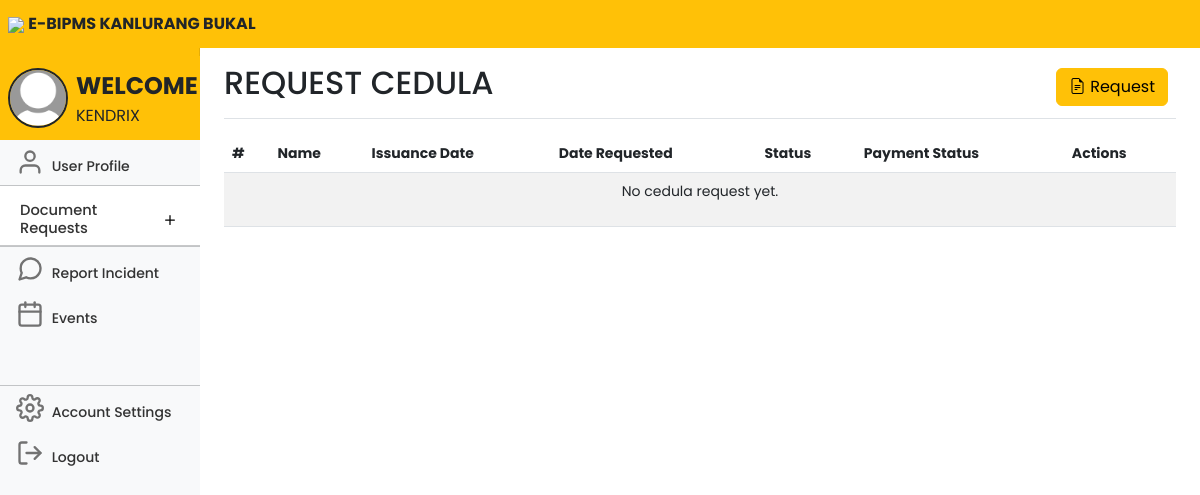
The app's page /usercedula.php (signed in), older data.
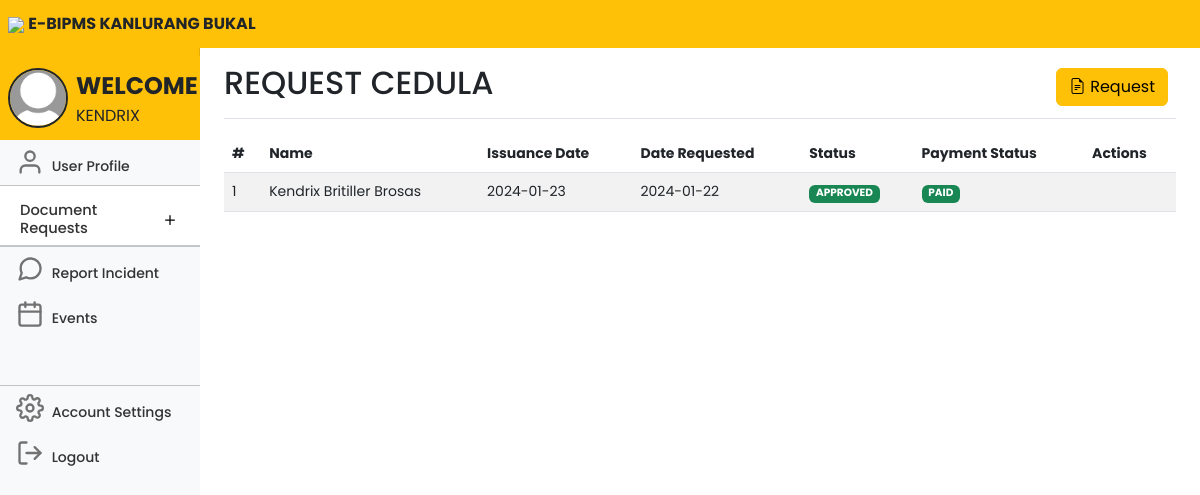
The same page, newer data.
### tables this page shows
CREATE TABLE `cedula` (
  `id` int(11) NOT NULL,
  `userID` varchar(100) NOT NULL,
  `firstname` varchar(100) NOT NULL,
  `middlename` varchar(100) NOT NULL,
  `lastname` varchar(100) NOT NULL,
  `email` varchar(100) NOT NULL,
  `phonenumber` varchar(100) NOT NULL,
  `birthday` varchar(100) NOT NULL,
  `civilstatus` varchar(100) NOT NULL,
  `sex` varchar(100) NOT NULL,
  `purok` varchar(100) NOT NULL,
  `placeofbirth` varchar(100) NOT NULL,
  `issue_date` varchar(100) NOT NULL,
  `date_requested` varchar(100) NOT NULL,
  `status` int(11) NOT NULL,
  `isPaid` int(11) NOT NULL,
  `paymentmethod` varchar(100) NOT NULL,
  `proof` varchar(255) NOT NULL
);

### usercedula.php (the view, shortened to what the changed rows need)
<!DOCTYPE html>
<html lang="en">
<head>
    <link rel="stylesheet" href="https://cdn.jsdelivr.net/npm/bootstrap-icons@1.10.5/font/bootstrap-icons.css">
    <link href="css/bootstrap.min.css" rel="stylesheet">
    <link rel="stylesheet" href="css/style.css">
    <link href="dashboard.css" rel="stylesheet">
</head>
<body>
    <div class="container-fluid">
        <div class="row">
            <nav id="sidebarMenu" class="col-md-3 col-lg-2 d-md-block bg-warning sidebar collapse">
                <div class="position-sticky pt-0 mt-2 sidebar-sticky bg-light">
                    <ul class="nav flex-column">
                        <li class="nav-item fs-7">
                            <div class="accordion accordion-flush" id="accordionFlushExample">
                                <div class="accordion-item">
                                    <h2 class="accordion-header fs-7">
                                        <button class="accordion-button collapsed fs-7 pt-3 pb-2 nav-link"
                                            style="font-size:11pt;" type="button" data-bs-toggle="collapse"
                                            data-bs-target="#flush-collapseOne" aria-expanded="false"
                                            aria-controls="flush-collapseOne">
                                            Document Requests
                                        </button>
                                    </h2>
                                </div>
                        </li>
                    </ul>
                </div>
            </nav>
            <main class="col-md-9 ms-sm-auto col-lg-10 px-md-4">
                <div
                    class="d-flex justify-content-between flex-wrap flex-md-nowrap align-items-center pt-3 pb-2 mb-3 border-bottom">
                    <h1 class="h2">REQUEST CEDULA</h1>
                </div>
                <div class="table-responsive">
                    <table class="table table-striped table-hover table-md" style="width:100%">
                        <thead>
                            <tr>
                                <th scope="col">#</th>
                                <th scope="col">Name</th>
                                <th scope="col">Issuance Date</th>
                                <th scope="col">Date Requested</th>
                                <th scope="col">Status</th>
                                <th scope="col">Payment Status</th>
                                <th scope="col">Actions</th>
                            </tr>
                        </thead>
                        <tbody>
                            <?php
                            include 'conn.php';
                            $uid = $_SESSION['uid'];
                            $query = "SELECT * FROM cedula WHERE userID='$uid' ";
                            $query_run = mysqli_query($conn, $query);
                            if (mysqli_num_rows($query_run) > 0) {
                                foreach ($query_run as $items) {
                                    ?>
                                    <tr>
                                        <td>
                                            <?= $items['id']; ?>
                                        </td>
                                        <td>
                                            <?= $items['firstname'] . " " . $items['middlename'] . " " . $items['lastname']; ?>
                                        </td>
                                        <td>
                                            <?= $items['issue_date']; ?>
                                        </td>
                                        <td>
                                            <?= $items['date_requested']; ?>
                                        </td>
                                        <td>
                                            <?php
                                            if ($items['status'] == 0) {
                                                ?>
                                                <span class="badge bg-danger">PENDING
                                                </span>
                                                <?php
                                            } else if ($items['status'] == 1) {
                                                ?>
                                                    <span class="badge bg-success">APPROVED
                                                    </span>
                                                <?php
                                            }
                                            ?>
                                        </td>
                                        <td>
                                            <?php if ($items['isPaid'] == 0):
                                                ?>
                                                <button type="button" data-bs-target="#updatePayment" class="btn btn-danger editbtn"
                                                    style="width: 90px; font-size:10pt">
                                                    PAY NOW</button>
                                            <?php elseif ($items['isPaid'] == 1): ?>
                                                <span class="badge bg-success">PAID
                                                </span>
                                            <?php endif; ?>
                                        </td>
                                        <td>
                                        </td>
                                    </tr>
                                    <?php
                                }
                            } else {
                                ?>
                                <tr>
                                    <td colspan="8">
                                        <p class="text-center">No cedula request yet.</p>
                                    </td>
                                </tr>
                                <?php
                            }
                            ?>
                        </tbody>
                    </table>
                </div>
            </main>
        </div>
    </div>
</body>
</html>

Row changes from the older to the newer data that the page shows:
added cedula: id "1", firstname "Kendrix", middlename "Britiller", lastname "Brosas", issue_date "2024-01-23", date_requested "2024-01-22", status "APPROVED", isPaid "PAID"
Text that changed along with them:
text no longer shown: "No cedula request yet."
